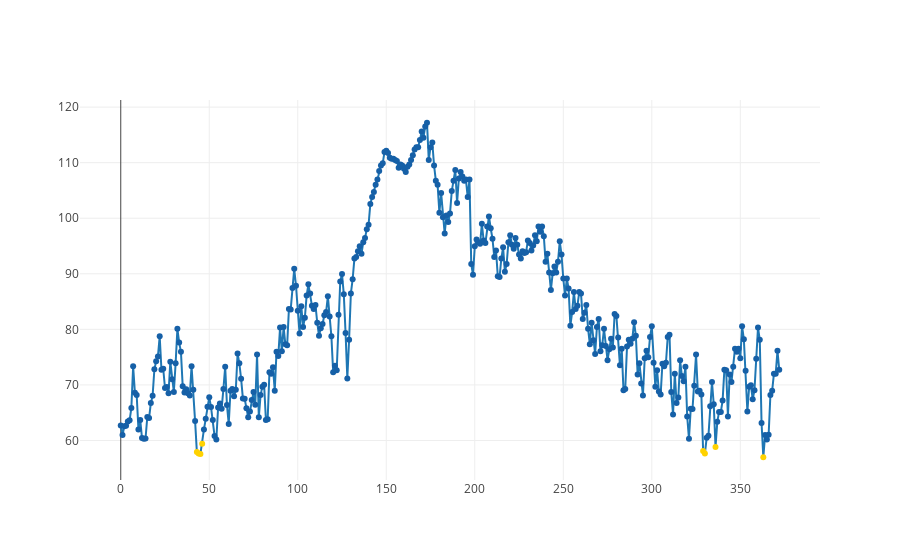

Write notebook code for a chart like this one.
### Code cell
# Plotting bradycardia

axis_x = np.linspace(0, (len(bpm_values))-1, len(bpm_values))
axis_y = bpm_values

colors = []
for i in range(len(bpm_values)):
    colors.append('rgb(22, 96, 167)')

for i in range(len(bpm_values)):
    if bpm_values[i] < 60:
        colors[i] = str('rgb(255, 210, 0)')


trace = go.Scatter(
    x = axis_x,
    y = axis_y,
    mode='lines+markers',
    marker=dict(color=(colors))
)

data = [trace]

iplot(data, filename='basic-line')

### Figure 1 — Plotly figure (JSON) as saved in the notebook; plotly's stock layout.template omitted (floating-point values rounded to 4 significant figures; data arrays with more than 128 entries replaced by an {"elided": "..."} marker saying what was removed)
{"data": [{"marker": {"color": {"elided": "373 str values"}}, "mode": "lines+markers", "type": "scatter", "x": {"elided": "373 int values"}, "y": {"elided": "373 float values"}}], "layout": {}}
